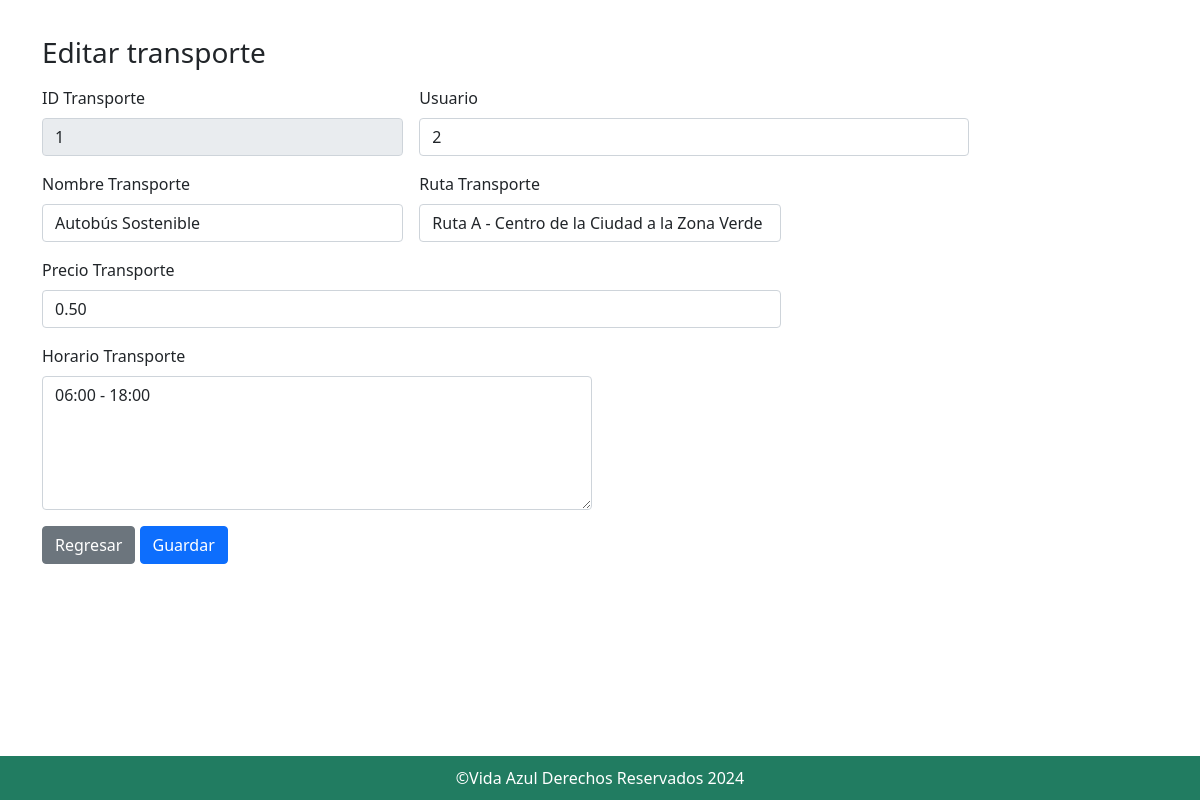
/transporte/edita.php?id=1, run on the app's committed database.
### tables this page shows
CREATE TABLE `transportes` (
  `id_transporte` int(11) NOT NULL,
  `id_usuario` int(11) DEFAULT NULL,
  `nombre_transporte` varchar(100) NOT NULL,
  `ruta_transporte` varchar(255) DEFAULT NULL,
  `horario_transporte` varchar(100) DEFAULT NULL,
  `precio_transporte` decimal(10,2) DEFAULT NULL
);

### transporte/edita.php (the view, shortened to what this page needs)
<!DOCTYPE html>
<html lang="es" class="h-100">
<head>
    <link href="https://cdn.jsdelivr.net/npm/bootstrap@5.0.2/dist/css/bootstrap.min.css" rel="stylesheet"
>
    <link href="https://cdn.jsdelivr.net/npm/bootstrap-icons/font/bootstrap-icons.css" rel="stylesheet">
    <link href="../styles.css" rel="stylesheet">
</head>
<body class="d-flex flex-column h-100">
    <?php
        if (isset($_GET['id'])) {
            $id = $_GET['id'];
            $conexion = new mysqli("localhost", "vida_azul", "vidaazul", "vida_azul");
            $sql = "SELECT id_transporte, id_usuario, nombre_transporte, ruta_transporte, horario_transporte, precio_transporte FROM transportes WHERE id_transporte = ?";
            $stmt = $conexion->prepare($sql);
            $stmt->bind_param("i", $id);
            $stmt->execute();
            $result = $stmt->get_result();
            if ($result->num_rows > 0) {
                $row = $result->fetch_assoc();
                $id_usuario = $row['id_usuario'];
                $nombre_transporte = $row['nombre_transporte'];
                $ruta_transporte = $row['ruta_transporte'];
                $horario_transporte = $row['horario_transporte'];
                $precio_transporte = $row['precio_transporte'];
            }
        } else {
            echo "No se encontro el ID de transporte.";
        }
    ?>
    <main class="flex-shrink-0">
        <div class="container">
            <h3 class="my-3">Editar transporte</h3>
            <form action="#" class="row g-3" method="POST">
                <div class="col-md-4">
                    <label for="id_transporte" class="form-label">ID Transporte</label>
                    <input type="text" class="form-control" name="id_transporte" value="<?php echo $id; ?>" readonly></input>
                </div>
                <div class="col-md-6">
                    <label for="id_usuario" class="form-label">Usuario</label>
                    <input type="text" class="form-control" name="id_usuario" value="<?php echo $id_usuario; ?>" required>
                </div>
                <div class="col-md-4">
                    <label for="nombre_transporte" class="form-label">Nombre Transporte</label>
                    <input type="text" class="form-control" name="nombre_transporte" value="<?php echo $nombre_transporte; ?>" required>
                </div>
                <div class="col-md-4">
                    <label for="ruta_transporte" class="form-label">Ruta Transporte</label>
                    <input type="text" class="form-control" name="ruta_transporte" value="<?php echo $ruta_transporte; ?>" required>
                </div>
                <div class="col-md-8">
                    <label for="precio_transporte" class="form-label">Precio Transporte</label>
                    <input type="text" class="form-control" name="precio_transporte" value="<?php echo $precio_transporte; ?>" required>
                </div>
                <div class="col-md-6">
                    <label for="horario_transporte" class="form-label">Horario Transporte</label>
                    <textarea class="form-control" id="horario_transporte" name="horario_transporte" rows="5"><?php echo htmlspecialchars($horario_transporte); ?></textarea>
                </div>
                <div class="col-12">
                    <a href="../transporte/listado.php" class="btn btn-secondary">Regresar</a>
                    <button type="submit" class="btn btn-primary">Guardar</button>
                </div>
            </form>
        </div>
    </main>
    <div class="p-4"> </div>
    <footer class="footer" style="background-color:#217C61;position: fixed; bottom: 0;width: 100%;"
        class="col text-center text-white mt-auto p-1">
        <div class="container ">
            <div class="col">
                <p style="color: white;">&COPY;Vida Azul Derechos Reservados 2024</p>
            </div>
        </div>
    </footer>
</body>
</html>

### styles.css (style rules this page uses)
* { box-sizing: border-box; }
--------------------------------------Footer------------------------------------- html, body { height: 100%; margin: 0; padding: 0; }
body { display: flex; flex-direction: column; }
footer.footer { background-color: #217C61; color: white; padding: 10px 0; flex-shrink: 0; text-align: center; width: 100%; }
.container { flex: 1 0 auto; }
footer p { margin: 0; }
main { padding: 20px; }
button { background-color: #007BFF; color: white; border: none; padding: 10px 15px; cursor: pointer; border-radius: 3px; }

### data on the page
transportes: id_usuario "2", nombre_transporte "Autobús Sostenible", ruta_transporte "Ruta A - Centro de la Ciudad a la Zona Verde", precio_transporte "0.50", horario_transporte "06:00 - 18:00"
